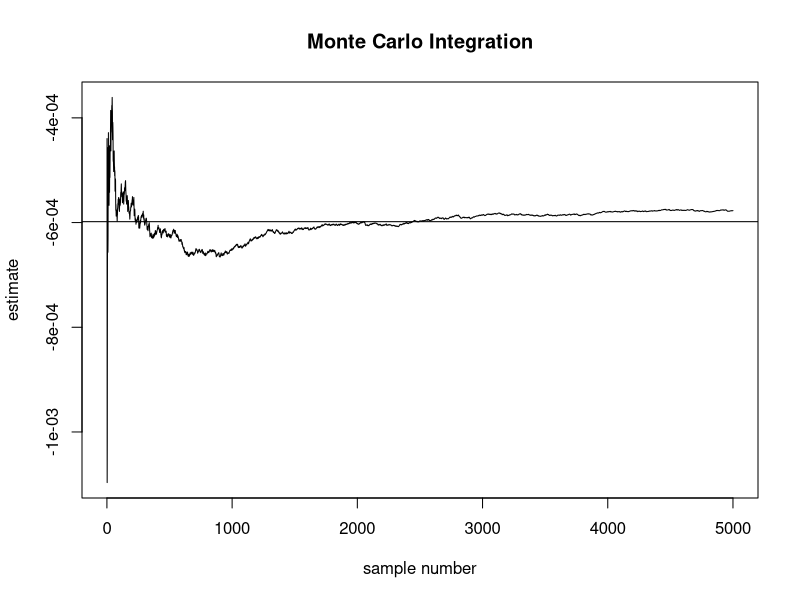
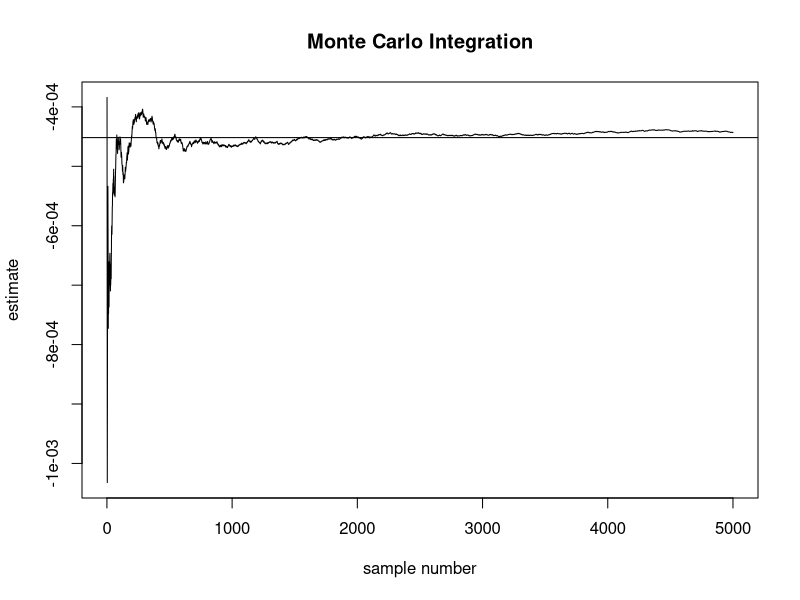

Recreate these plots in R, in order.
"
Estimate the integration integral(3, +inf)(sin(x)*exp(-x^(2)/2)) dx
a. using 5000 samples from Q2.
b. using importance sampling (drawing 5000 samples from g(x)
= 3exp(-3*(x-3))*I(x>=3) to estimate the integration.)
"

# (a) using 5000 samples from Q2;
X <- read.csv("part2.csv")$x # if there are any problem of reading files, plz change the dir.
integration <- NULL
for(i in seq(1, length(X))){
  mc.integral <- sqrt(pi*2)*(1-pnorm(3))*mean(sin(X[1:i]))
  integration <- c(integration, mc.integral)
}
cat(sprintf('Mean: %.6f, Var: %.6f.\n', 
            mean(integration), var(integration)))
plot(integration, type='l', main="Monte Carlo Integration", 
     xlab="sample number", ylab="estimate")
abline(h=mean(integration))

# (b) using importance sampling (drawing 5000 samples from
#     g(x) = 3exp(-3(x-3))I(x>=3) to estimate the integration).
g <- function(n) (rexp(n, 3) + 3)
X <- g(5000)
integration <- NULL
for(i in seq(1, length(X))){
  x <- X[1:i]
  mc.integral <- exp(-3^2)*sum(sin(
    x)*exp(-x^2/2+3*x))/(3*i)
  integration <- c(integration, mc.integral)
}
cat(sprintf('Mean: %.6f, Var: %.6f.\n', 
            mean(integration), var(integration)))
plot(integration, type='l', main="Monte Carlo Integration", 
     xlab="sample number", ylab="estimate")
abline(h=mean(integration))

